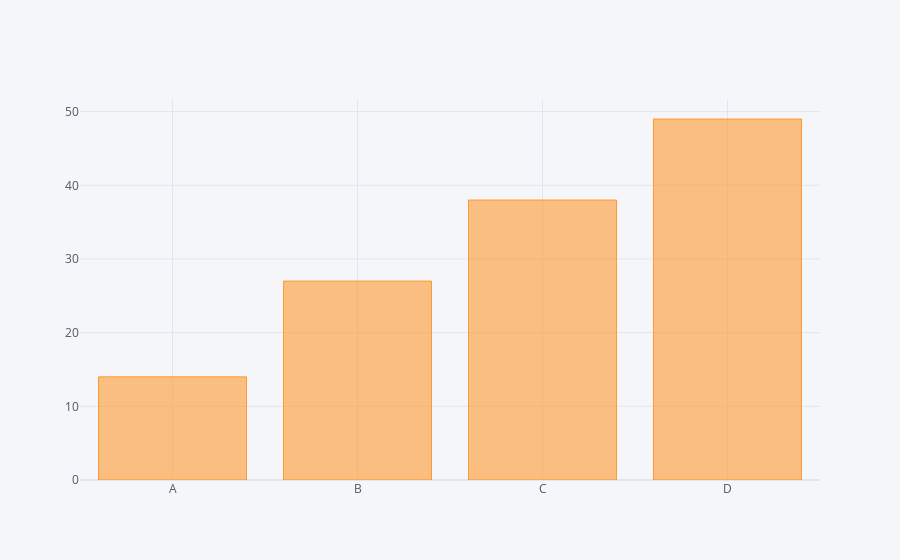

The notebook cell saved with this chart:
### Code cell
# Bar plot
df2.iplot(kind='bar',x='Category',y='Values')

### Figure 1 — Plotly figure (JSON) as saved in the notebook; plotly's stock layout.template omitted (floating-point values rounded to 4 significant figures)
{"data": [{"marker": {"color": "rgba(255, 153, 51, 0.6)", "line": {"color": "rgba(255, 153, 51, 1.0)", "width": 1}}, "name": "Values", "orientation": "v", "text": "", "type": "bar", "x": ["A", "B", "C", "D"], "y": [14, 27, 38, 49]}], "layout": {"legend": {"bgcolor": "#F5F6F9", "font": {"color": "#4D5663"}}, "paper_bgcolor": "#F5F6F9", "plot_bgcolor": "#F5F6F9", "title": {"font": {"color": "#4D5663"}}, "xaxis": {"gridcolor": "#E1E5ED", "showgrid": true, "tickfont": {"color": "#4D5663"}, "title": {"font": {"color": "#4D5663"}, "text": ""}, "zerolinecolor": "#E1E5ED"}, "yaxis": {"gridcolor": "#E1E5ED", "showgrid": true, "tickfont": {"color": "#4D5663"}, "title": {"font": {"color": "#4D5663"}, "text": ""}, "zerolinecolor": "#E1E5ED"}}}
